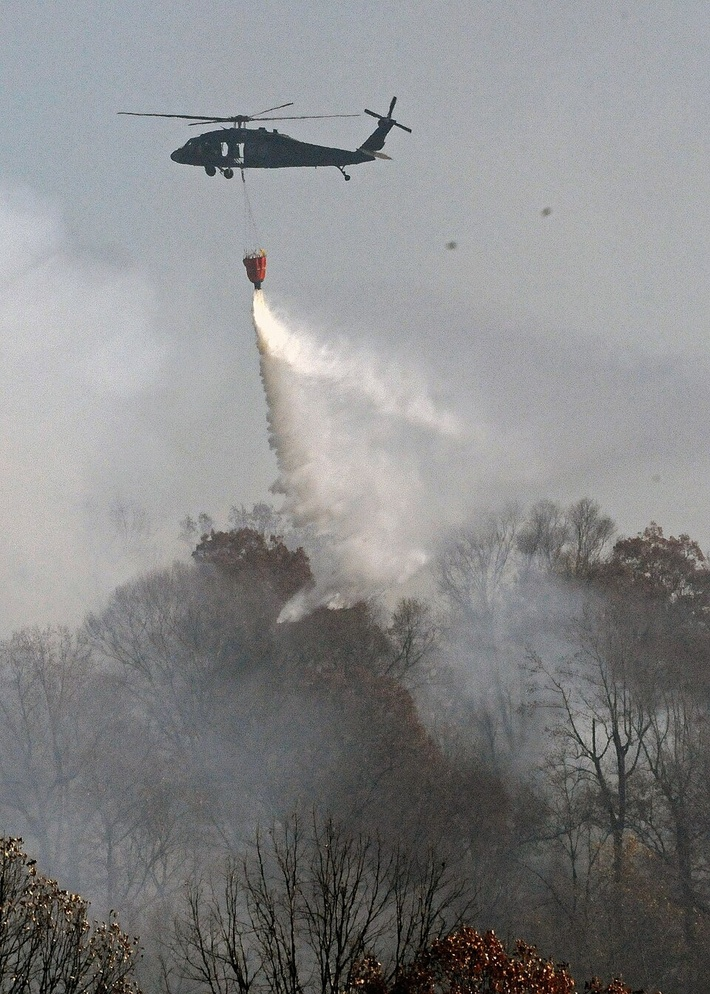
#> input picture datasets/fire_smoke/images/train/fire_fire_001.jpg, 710 x 994 px, shrunk from 960 x 1344 before the run
$ python visualize_dataset.py --name ppe
#> lines starting #> are read from the running program, lines starting #| are printed output that depends on the picture
"""
PS6 Day 2 - Step 15: Visual annotation check.

Randomly selects sample images from a YOLO dataset, draws their
bounding boxes on top, and saves the rendered PNGs under
outputs/dataset_preview/<dataset>/<split>/<filename>.png.

Usage:
  python scripts/visualize_dataset.py --name ppe --per-split 5
  python scripts/visualize_dataset.py --name fire_smoke --per-split 5
"""

from __future__ import annotations

import argparse
import random
from pathlib import Path

import cv2

PROJECT_ROOT = Path(__file__).resolve().parent.parent
DATASETS = PROJECT_ROOT / "datasets"
OUT_ROOT = PROJECT_ROOT / "outputs" / "dataset_preview"

CLASS_COLORS = [
    (0, 0, 255),     # red
    (0, 255, 0),     # green
    (255, 0, 0),     # blue
    (0, 255, 255),   # yellow
    (255, 0, 255),   # magenta
    (255, 255, 0),   # cyan
]

EXPECTED_CLASSES = {
    "ppe": {0: "person"},
    "fire_smoke": {0: "fire", 1: "smoke"},
}


def parse_args() -> argparse.Namespace:
    p = argparse.ArgumentParser(description="PS6 Day 2 - dataset visualizer")
    p.add_argument("--name", required=True, choices=["ppe", "fire_smoke"])
    p.add_argument("--per-split", type=int, default=5,
                   help="Number of images to render per split (default 5).")
    p.add_argument("--seed", type=int, default=42)
    return p.parse_args()


def draw_boxes(img_path: Path, label_path: Path, expected: dict) -> "cv2.Mat":
    img = cv2.imread(str(img_path))
#> img is the input picture: shape (994, 710, 3); mean B, G, R 135.9, 135.4, 135
    if img is None:
        # Return a placeholder black image
        return cv2.rectangle(
            cv2.putText(
                cv2.rectangle(
                    np_zeros := __import__('numpy').zeros((100, 200, 3), dtype='uint8'),
                    (0, 0), (200, 100), (0, 0, 255), -1
                ),
                "READ FAIL", (10, 50), cv2.FONT_HERSHEY_SIMPLEX, 0.6, (255, 255, 255), 1
            ),
            (0, 0), (200, 100), (0, 0, 255), 1
        )
    h, w = img.shape[:2]
#> h = 994; w = 710
    if label_path.exists():
        text = label_path.read_text(encoding="utf-8").strip()
        for ln in text.splitlines():
            parts = ln.split()
            if len(parts) != 5:
                continue
            cls = int(parts[0])
            xc, yc, bw, bh = (float(x) for x in parts[1:])
            x1 = int((xc - bw / 2) * w)
            y1 = int((yc - bh / 2) * h)
            x2 = int((xc + bw / 2) * w)
            y2 = int((yc + bh / 2) * h)
            color = CLASS_COLORS[cls % len(CLASS_COLORS)]
            cls_name = expected.get(cls, f"cls{cls}")
            cv2.rectangle(img, (x1, y1), (x2, y2), color, 2)
            cv2.putText(img, cls_name, (x1, max(15, y1 - 5)),
                        cv2.FONT_HERSHEY_SIMPLEX, 0.5, color, 1)
    # Filename + split label in top-left corner
    label = f"{img_path.parent.name}/{img_path.name}"
    cv2.rectangle(img, (0, 0), (len(label) * 9 + 10, 22), (0, 0, 0), -1)
    cv2.putText(img, label, (5, 16), cv2.FONT_HERSHEY_SIMPLEX, 0.5,
                (255, 255, 255), 1)
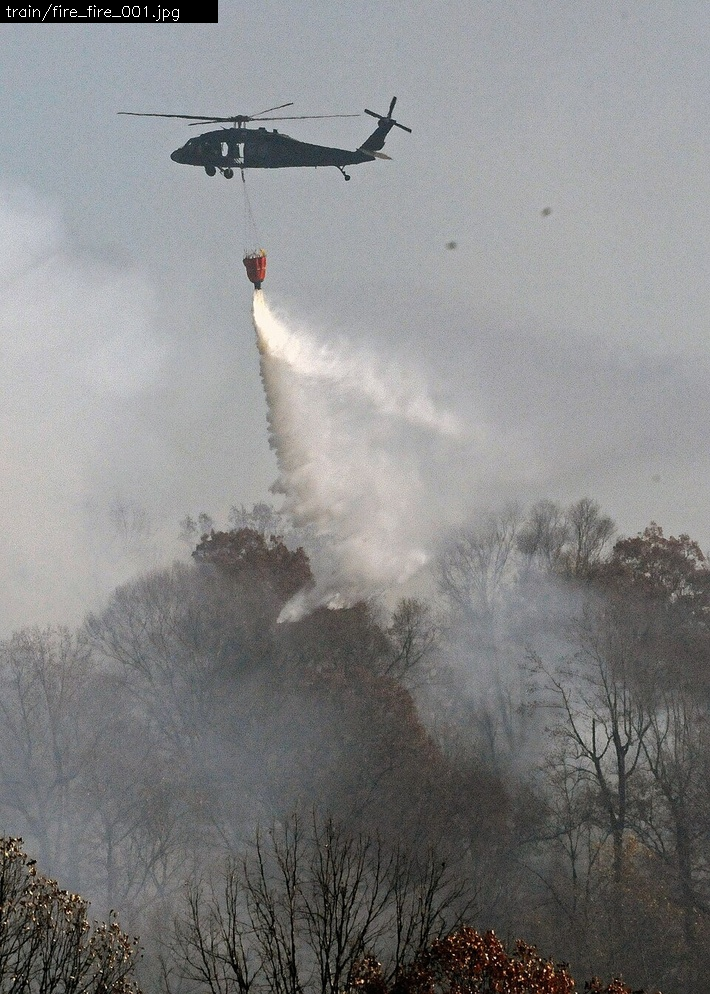
#> img: shape (994, 710, 3); mean B, G, R 134.8, 134.3, 134
#> pass 3 of the loop in main, `for split in ("train", "val", "test"):`:
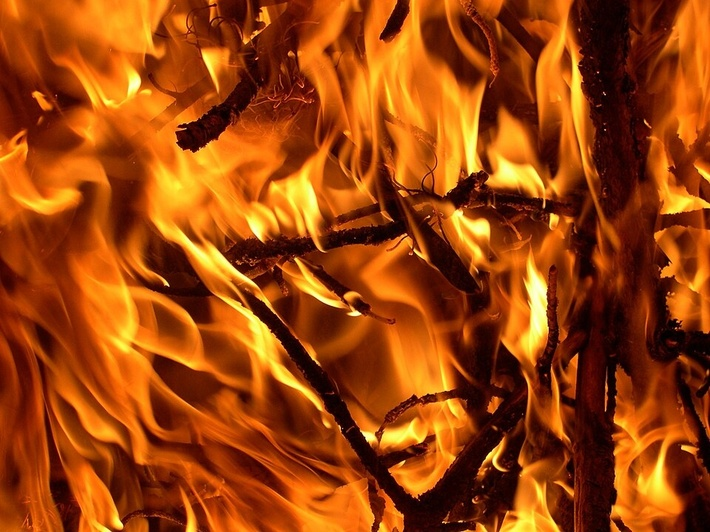
#> input picture datasets/fire_smoke/images/test/fire_fire_000.jpg, 710 x 532 px, shrunk from 960 x 720 before the run
#> in draw_boxes, img is the input picture: shape (532, 710, 3); mean B, G, R 10.9, 67.9, 155.7
#> in draw_boxes (call 3), `cv2.putText(img, label, (5, 16), cv2.FONT_HERSHEY_SIMPLEX, 0.5, (255, ..`:
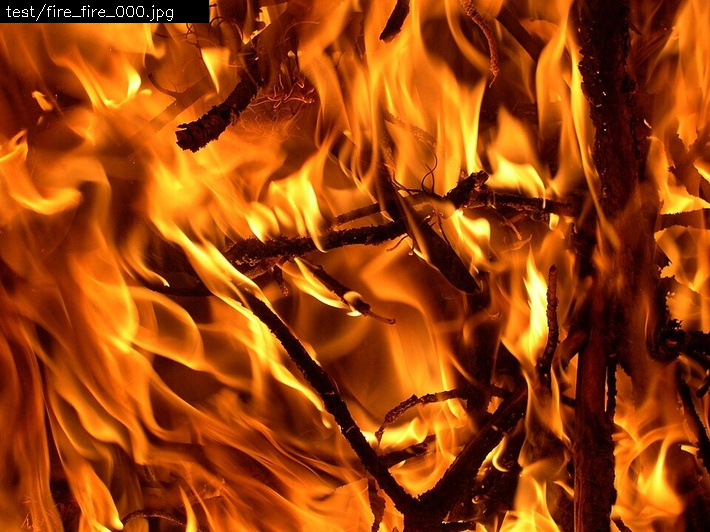
#> img: shape (532, 710, 3); mean B, G, R 11, 66.8, 153.2
    return img


def main() -> int:
    args = parse_args()
    base = DATASETS / args.name
    expected = EXPECTED_CLASSES[args.name]
    out_root = OUT_ROOT / args.name
    out_root.mkdir(parents=True, exist_ok=True)

    rng = random.Random(args.seed)
    rendered = 0
    for split in ("train", "val", "test"):
        img_dir = base / "images" / split
        lbl_dir = base / "labels" / split
        if not img_dir.exists():
            continue
        images = sorted([
            p for p in img_dir.iterdir()
            if p.suffix.lower() in (".jpg", ".jpeg", ".png")
        ])
        if not images:
            continue
        n_pick = min(args.per_split, len(images))
        picks = rng.sample(images, n_pick)
        out_split = out_root / split
        out_split.mkdir(parents=True, exist_ok=True)
        for img_path in picks:
            label_path = lbl_dir / (img_path.stem + ".txt")
            out_img = draw_boxes(img_path, label_path, expected)
            out_path = out_split / f"{img_path.stem}.png"
            cv2.imwrite(str(out_path), out_img)
            print(f"  -> {out_path}")
            rendered += 1
    print(f"\n[OK] Rendered {rendered} sample images to {out_root}")
    return 0


if __name__ == "__main__":
    raise SystemExit(main())
#> (the program exits here)
